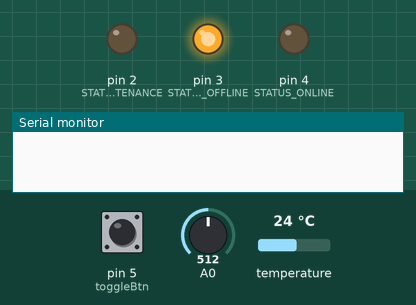
A sketch run on a simulated Arduino Uno, built with avr-gcc and run on an emulated ATmega328P. Parts: output pins drawn as LEDs (lit = HIGH), the last lines printed to the serial monitor. The inputs (shaded band) are chosen by the test bench; at power-on: pin 5 (toggleBtn) LOW, A0 = 512, temperature 24 °C.

Above: at 1.2 s.
1.3 s: pin 5 (toggleBtn) pulled HIGH for 0.15 s
At 2.3 s:
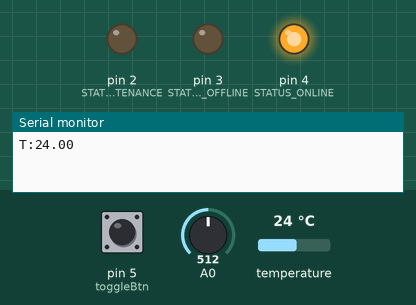
4.4 s: pin 5 (toggleBtn) pulled HIGH for 1 s
At 7.1 s:
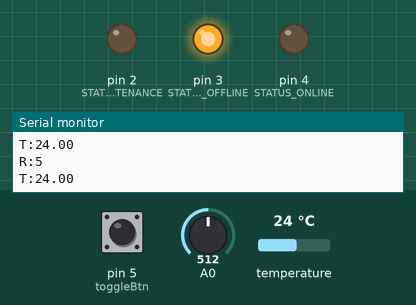
7.6 s: pin 5 (toggleBtn) pulled HIGH for 3.2 s
At 8.3 s:
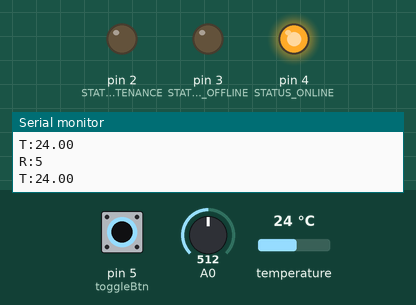
Timing chart, 0 to 12.6 s (numbered marks = the images above; inputs shaded):
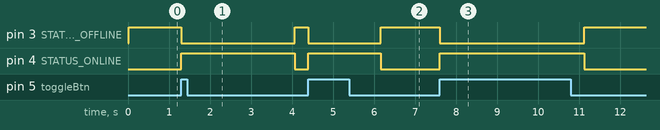

The sketch:

WeatherApp.ino
```cpp
#include <OneWire.h>
#include <DallasTemperature.h>

int const toggleBtn = 5;
int const STATUS_ONLINE = 4;
int const STATUS_OFFLINE = 3;
int const STATUS_MAINTENANCE = 2;

bool hasRun = false;
bool isOnline = false;
int lastSensor = 0;

float temp = 0.0;
int oneWireBus = 6;
OneWire oneWire(oneWireBus);
DallasTemperature sensors(&oneWire);

void setup() {
  Serial.begin(9600);
  sensors.begin();

  pinMode(4, OUTPUT);
  pinMode(3, OUTPUT);
  pinMode(2, OUTPUT);


}

void setStatus(char status[]) {
  if(status == "ONLINE") {
    digitalWrite(STATUS_ONLINE, HIGH);
    digitalWrite(STATUS_OFFLINE, LOW);
    digitalWrite(STATUS_MAINTENANCE, LOW);
    isOnline = true;

  }else if(status == "OFFLINE") {
    digitalWrite(STATUS_ONLINE, LOW);
    digitalWrite(STATUS_OFFLINE, HIGH);
    digitalWrite(STATUS_MAINTENANCE, LOW);
    isOnline = false;

  }else if(status == "MAINTENANCE") {
    digitalWrite(STATUS_ONLINE, LOW);
    digitalWrite(STATUS_OFFLINE, LOW);
    digitalWrite(STATUS_MAINTENANCE, HIGH);
  };
}

void loop() {
  if(digitalRead(toggleBtn) == HIGH) {
    if(!hasRun) {
      hasRun = true;
    }
    setStatus("ONLINE");

  }else {
    setStatus("OFFLINE");
    hasRun = false;
  }
  if(!isOnline) return;

  // write code from here

  sensors.requestTemperatures();
  temp = sensors.getTempCByIndex(0);

  Serial.println("T:" + String(temp, 2));
  delay(1000);

  int rainSensor = analogRead(A0);
  if(rainSensor < 1000) {
    int diff = floor(rainSensor / 100);

    if(lastSensor != diff) {
      Serial.println("R:" + String(diff));
      lastSensor = diff;
      delay(1000);
    }

  }


}
```

Measured:
- after the input at 1.3 s, pin 3 (STATUS_OFFLINE): HIGH → LOW at once, → HIGH 2.8 s later; pin 4 (STATUS_ONLINE): LOW → HIGH at once, → LOW 2.8 s later
- after the input at 4.4 s, pin 3 (STATUS_OFFLINE): HIGH → LOW at once, → HIGH 1.8 s later; pin 4 (STATUS_ONLINE): LOW → HIGH at once, → LOW 1.8 s later
- after the input at 7.6 s, pin 3 (STATUS_OFFLINE): HIGH → LOW at once, → HIGH 3.5 s later; pin 4 (STATUS_ONLINE): LOW → HIGH at once, → LOW 3.5 s later
